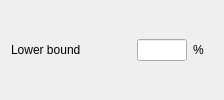
                    <widget class="QWidget" name="widget_stabTolDamping_lowerBound_SSI" native="true">
                     <property name="sizePolicy">
                      <sizepolicy hsizetype="Fixed" vsizetype="Fixed">
                       <horstretch>0</horstretch>
                       <verstretch>0</verstretch>
                      </sizepolicy>
                     </property>
                     <property name="minimumSize">
                      <size>
                       <width>100</width>
                       <height>0</height>
                      </size>
                     </property>
                     <layout class="QHBoxLayout" name="horizontalLayout_33">
                      <property name="topMargin">
                       <number>0</number>
                      </property>
                      <property name="bottomMargin">
                       <number>0</number>
                      </property>
                      <item>
                       <widget class="QLabel" name="label_stabTolDamping_lowerBound_SSI">
                        <property name="sizePolicy">
                         <sizepolicy hsizetype="Fixed" vsizetype="Fixed">
                          <horstretch>0</horstretch>
                          <verstretch>0</verstretch>
                         </sizepolicy>
                        </property>
                        <property name="minimumSize">
                         <size>
                          <width>120</width>
                          <height>0</height>
                         </size>
                        </property>
                        <property name="toolTip">
                         <string/>
                        </property>
                        <property name="toolTipDuration">
                         <number>0</number>
                        </property>
                        <property name="text">
                         <string>Lower bound</string>
                        </property>
                        <property name="alignment">
                         <set>Qt::AlignJustify|Qt::AlignVCenter</set>
                        </property>
                       </widget>
                      </item>
                      <item alignment="Qt::AlignLeft">
                       <widget class="QLineEdit" name="lineEdit_stabTolDamping_lowerBound_SSI">
                        <property name="enabled">
                         <bool>true</bool>
                        </property>
                        <property name="sizePolicy">
                         <sizepolicy hsizetype="Fixed" vsizetype="Fixed">
                          <horstretch>0</horstretch>
                          <verstretch>0</verstretch>
                         </sizepolicy>
                        </property>
                        <property name="minimumSize">
                         <size>
                          <width>30</width>
                          <height>0</height>
                         </size>
                        </property>
                        <property name="maximumSize">
                         <size>
                          <width>50</width>
                          <height>16777215</height>
                         </size>
                        </property>
                        <property name="toolTip">
                         <string>&lt;html&gt;&lt;head/&gt;&lt;body&gt;&lt;p&gt;Given in terms of damping ratio in percentage&lt;/p&gt;&lt;/body&gt;&lt;/html&gt;</string>
                        </property>
                        <property name="maxLength">
                         <number>8</number>
                        </property>
                       </widget>
                      </item>
                      <item alignment="Qt::AlignLeft">
                       <widget class="QLabel" name="label_stabTolDamping_lowerBoundUnits_SSI">
                        <property name="sizePolicy">
                         <sizepolicy hsizetype="Fixed" vsizetype="Fixed">
                          <horstretch>0</horstretch>
                          <verstretch>0</verstretch>
                         </sizepolicy>
                        </property>
                        <property name="minimumSize">
                         <size>
                          <width>20</width>
                          <height>0</height>
                         </size>
                        </property>
                        <property name="text">
                         <string>%</string>
                        </property>
                       </widget>
                      </item>
                     </layout>
                    </widget>
